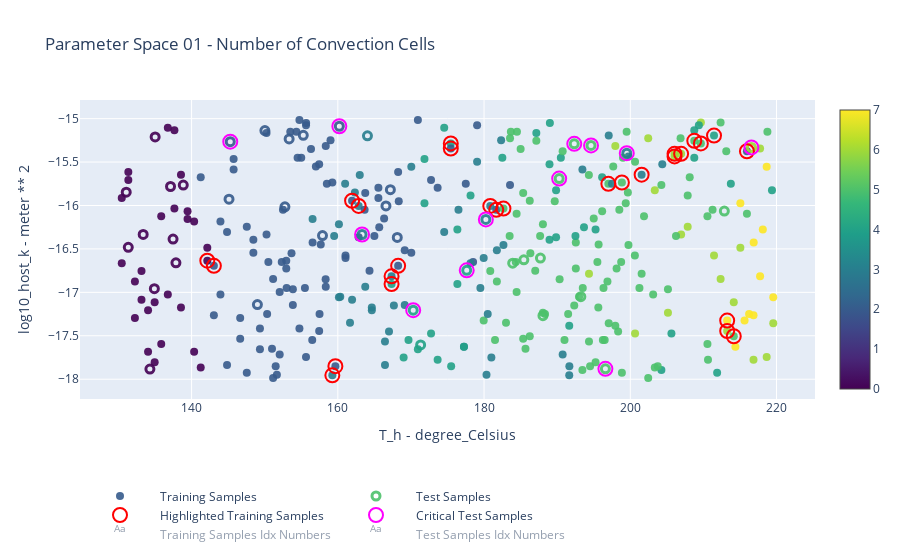

Notebook code for this chart:
### Code cell
# Stack the custom data: [sample_idx, zero_crossings]
custom_data_training = np.column_stack([
    parameters_training.index.to_numpy(),
    parameters_training['zero_crossings'].to_numpy()[:, 0]
])

custom_data_test = np.column_stack([
    parameters_test.index.to_numpy(),
    parameters_test['zero_crossings'].to_numpy()[:, 0]
])

vmin = min(parameters_training['zero_crossings'].values.min(), parameters_test['zero_crossings'].values.min())
vmax = max(parameters_training['zero_crossings'].values.max(), parameters_test['zero_crossings'].values.max())
cmap = 'viridis' #'portland'

# All Training Samples
fig = go.Figure(data=go.Scatter(
    x=parameters_training[x_key.get('key')],
    y=parameters_training[y_key.get('key')],
    mode='markers',
    text = parameters_training.index.to_numpy(),
    name = 'Training Samples',
    marker=dict(
        size=8,
        color=parameters_training['zero_crossings'].to_numpy()[:, 0],
        colorscale=cmap,
        showscale=True,
        opacity=0.9,
        cmin=vmin,
        cmax=vmax,
    ),
    customdata=custom_data_training,
    hovertemplate = (
        'Training Idx: %{customdata[0]:03d}<br>' +
        f'{x_key.get('key')}: %{{x:.2f}}<br>' +
        f'{y_key.get('key')}: %{{y:.2f}}<br>' +
        'zero_crossings: %{customdata[1]:d}<extra></extra>'
    )
))

# All Test Samples
fig.add_trace(go.Scatter(
    x=parameters_test[x_key.get('key')],
    y=parameters_test[y_key.get('key')],
    mode='markers',
    text = parameters_test.index.to_numpy(),
    name = 'Test Samples',
    marker=dict(
        size=8,
        color= 'rgba(0,0,0,0)',  # transparent fill
        line=dict(
            colorscale=cmap,
            color=parameters_test['zero_crossings'].to_numpy()[:, 0],
            width=3,
            cmin=vmin,
            cmax=vmax,
        ),
        showscale=False,
        opacity=0.9,

    ),
    customdata=custom_data_test,
    hovertemplate=(
        'Test Idx: %{customdata[0]:03d}<br>' +
        f'{x_key.get('key')}: %{{x:.2f}}<br>' +
        f'{y_key.get('key')}: %{{y:.2f}}<br>' +
        'zero_crossings: %{customdata[1]:d}<extra></extra>'
    )
))


highlight_mask = parameters_training.index.isin(indices_to_highlight_training)
# Highlighted points
fig.add_trace(go.Scatter(
    x=parameters_training.loc[highlight_mask, x_key.get('key')],
    y=parameters_training.loc[highlight_mask, y_key.get('key')],
    mode='markers',
    name = 'Highlighted Training Samples',
    marker=dict(
        showscale = False,
        size=14,
        color='rgba(0,0,0,0)',  # Transparent fill
        line=dict(color='red', width=2)  # Red outline
    ),
    hoverinfo = 'skip'
))


highlight_mask = parameters_test.index.isin(indices_to_highlight_test)
# Highlighted points
fig.add_trace(go.Scatter(
    x=parameters_test.loc[highlight_mask, x_key.get('key')],
    y=parameters_test.loc[highlight_mask, y_key.get('key')],
    mode='markers',
    name = 'Critical Test Samples',
    marker=dict(
        showscale = False,
        size=14,
        color='rgba(0,0,0,0)',  # Transparent fill
        line=dict(color='magenta', width=2)  # Red outline
    ),
    hoverinfo = 'skip'
))

# All Training Samples
fig.add_trace(go.Scatter(
    x=parameters_training[x_key.get('key')],
    y=parameters_training[y_key.get('key')],
    mode='text',
    textposition='top center',
    text = parameters_training.index.to_numpy(),
    name = 'Training Samples Idx Numbers',
    hovertemplate='skip',
    visible='legendonly' 
))

fig.add_trace(go.Scatter(
    x=parameters_test[x_key.get('key')],
    y=parameters_test[y_key.get('key')],
    mode='text',
    textposition='top center',
    text = parameters_test.index.to_numpy(),
    name = 'Test Samples Idx Numbers',
    hovertemplate='skip',
    visible='legendonly' 
))

fig.update_layout(
    title=f'Parameter Space {PARAMETER_SPACE} - Number of Convection Cells',
    xaxis_title=' - '.join(x_key.get('key')),
    yaxis_title=' - '.join(y_key.get('key')),
    legend=dict(
        orientation="h",
        yanchor="bottom",
        y=-0.5,
        xanchor="left",
        x=0,
        traceorder="normal",
        itemwidth=70  # control spacing
    )
)

fig.show()
fig.write_html(ROOT / "data" / PARAMETER_SPACE / "Exports" / f"Zero_Crossing_{PARAMETER_SPACE}.html")

### Figure 1 — Plotly figure (JSON) as saved in the notebook; plotly's stock layout.template omitted (floating-point values rounded to 4 significant figures; data arrays with more than 128 entries replaced by an {"elided": "..."} marker saying what was removed)
{"data": [{"customdata": {"elided": "320x2 float values"}, "hovertemplate": "Training Idx: %{customdata[0]:03d}<br>('T_h', 'degree_Celsius'): %{x:.2f}<br>('log10_host_k', 'meter ** 2'): %{y:.2f}<br>zero_crossings: %{customdata[1]:d}<extra></extra>", "marker": {"cmax": 7, "cmin": 0, "color": {"elided": "320 float values"}, "colorscale": [[0, "#440154"], [0.1111, "#482878"], [0.2222, "#3e4989"], [0.3333, "#31688e"], [0.4444, "#26828e"], [0.5556, "#1f9e89"], [0.6667, "#35b779"], [0.7778, "#6ece58"], [0.8889, "#b5de2b"], [1, "#fde725"]], "opacity": 0.9, "showscale": true, "size": 8}, "mode": "markers", "name": "Training Samples", "text": {"elided": "320 float values"}, "type": "scatter", "x": {"elided": "320 float values"}, "y": {"elided": "320 float values"}}, {"customdata": [[0.0, 5.0], [1.0, 5.0], [2.0, 0.0], [3.0, 2.0], [4.0, 0.0], [5.0, 2.0], [6.0, 0.0], [7.0, 5.0], [8.0, 5.0], [9.0, 4.0], [10.0, 2.0], [11.0, 0.0], [12.0, 3.0], [13.0, 0.0], [14.0, 0.0], [15.0, 5.0], [16.0, 0.0], [17.0, 2.0], [18.0, 2.0], [19.0, 2.0], [20.0, 2.0], [21.0, 2.0], [22.0, 4.0], [23.0, 0.0], [24.0, 6.0], [25.0, 0.0], [26.0, 3.0], [27.0, 5.0], [28.0, 3.0], [29.0, 5.0], [30.0, 2.0], [31.0, 0.0], [32.0, 5.0], [33.0, 4.0], [34.0, 2.0], [35.0, 5.0], [36.0, 5.0], [37.0, 3.0], [38.0, 2.0], [39.0, 2.0]], "hovertemplate": "Test Idx: %{customdata[0]:03d}<br>('T_h', 'degree_Celsius'): %{x:.2f}<br>('log10_host_k', 'meter ** 2'): %{y:.2f}<br>zero_crossings: %{customdata[1]:d}<extra></extra>", "marker": {"color": "rgba(0,0,0,0)", "line": {"cmax": 7, "cmin": 0, "color": [5.0, 5.0, 0.0, 2.0, 0.0, 2.0, 0.0, 5.0, 5.0, 4.0, 2.0, 0.0, 3.0, 0.0, 0.0, 5.0, 0.0, 2.0, 2.0, 2.0, 2.0, 2.0, 4.0, 0.0, 6.0, 0.0, 3.0, 5.0, 3.0, 5.0, 2.0, 0.0, 5.0, 4.0, 2.0, 5.0, 5.0, 3.0, 2.0, 2.0], "colorscale": [[0, "#440154"], [0.1111, "#482878"], [0.2222, "#3e4989"], [0.3333, "#31688e"], [0.4444, "#26828e"], [0.5556, "#1f9e89"], [0.6667, "#35b779"], [0.7778, "#6ece58"], [0.8889, "#b5de2b"], [1, "#fde725"]], "width": 3}, "opacity": 0.9, "showscale": false, "size": 8}, "mode": "markers", "name": "Test Samples", "text": [0.0, 1.0, 2.0, 3.0, 4.0, 5.0, 6.0, 7.0, 8.0, 9.0, 10.0, 11.0, 12.0, 13.0, 14.0, 15.0, 16.0, 17.0, 18.0, 19.0, 20.0, 21.0, 22.0, 23.0, 24.0, 25.0, 26.0, 27.0, 28.0, 29.0, 30.0, 31.0, 32.0, 33.0, 34.0, 35.0, 36.0, 37.0, 38.0, 39.0], "type": "scatter", "x": [192.3, 194.6, 134.9, 145.3, 131.3, 167.2, 131.1, 188.1, 187.7, 171.3, 150.0, 138.9, 180.2, 137.1, 133.4, 183.9, 134.3, 168.1, 153.3, 152.8, 160.2, 157.9, 170.3, 135.0, 216.6, 137.9, 163.3, 196.6, 199.5, 190.3, 145.1, 137.5, 185.4, 177.6, 149.0, 193.2, 212.9, 164.1, 166.6, 155.3], "y": [-15.29, -15.31, -16.96, -15.27, -16.48, -15.82, -15.85, -17.27, -16.6, -17.61, -15.14, -15.77, -16.16, -15.78, -16.33, -16.66, -17.88, -16.37, -15.23, -16.02, -15.09, -16.35, -17.21, -15.21, -15.33, -16.66, -16.33, -17.88, -15.4, -15.69, -15.93, -16.39, -16.63, -16.75, -17.14, -17.05, -16.06, -15.2, -16.01, -15.19]}, {"hoverinfo": "skip", "marker": {"color": "rgba(0,0,0,0)", "line": {"color": "red", "width": 2}, "showscale": false, "size": 14}, "mode": "markers", "name": "Highlighted Training Samples", "type": "scatter", "x": [162.0, 213.2, 198.9, 162.9, 206.1, 159.2, 201.6, 216.0, 175.5, 168.2, 142.1, 167.4, 159.7, 181.7, 197.0, 208.8, 211.5, 175.5, 206.1, 213.2, 207.0, 214.1, 167.4, 180.9, 209.6, 182.6, 143.1], "y": [-15.95, -17.45, -15.73, -16.0, -15.41, -17.95, -15.64, -15.38, -15.29, -16.7, -16.64, -16.82, -17.85, -16.05, -15.75, -15.25, -15.2, -15.34, -15.44, -17.32, -15.41, -17.5, -16.91, -16.0, -15.29, -16.04, -16.7]}, {"hoverinfo": "skip", "marker": {"color": "rgba(0,0,0,0)", "line": {"color": "magenta", "width": 2}, "showscale": false, "size": 14}, "mode": "markers", "name": "Critical Test Samples", "type": "scatter", "x": [192.3, 194.6, 145.3, 180.2, 160.2, 170.3, 216.6, 163.3, 196.6, 199.5, 190.3, 177.6], "y": [-15.29, -15.31, -15.27, -16.16, -15.09, -17.21, -15.33, -16.33, -17.88, -15.4, -15.69, -16.75]}, {"hovertemplate": "skip", "mode": "text", "name": "Training Samples Idx Numbers", "text": {"elided": "320 float values"}, "textposition": "top center", "type": "scatter", "visible": "legendonly", "x": {"elided": "320 float values"}, "y": {"elided": "320 float values"}}, {"hovertemplate": "skip", "mode": "text", "name": "Test Samples Idx Numbers", "text": [0.0, 1.0, 2.0, 3.0, 4.0, 5.0, 6.0, 7.0, 8.0, 9.0, 10.0, 11.0, 12.0, 13.0, 14.0, 15.0, 16.0, 17.0, 18.0, 19.0, 20.0, 21.0, 22.0, 23.0, 24.0, 25.0, 26.0, 27.0, 28.0, 29.0, 30.0, 31.0, 32.0, 33.0, 34.0, 35.0, 36.0, 37.0, 38.0, 39.0], "textposition": "top center", "type": "scatter", "visible": "legendonly", "x": [192.3, 194.6, 134.9, 145.3, 131.3, 167.2, 131.1, 188.1, 187.7, 171.3, 150.0, 138.9, 180.2, 137.1, 133.4, 183.9, 134.3, 168.1, 153.3, 152.8, 160.2, 157.9, 170.3, 135.0, 216.6, 137.9, 163.3, 196.6, 199.5, 190.3, 145.1, 137.5, 185.4, 177.6, 149.0, 193.2, 212.9, 164.1, 166.6, 155.3], "y": [-15.29, -15.31, -16.96, -15.27, -16.48, -15.82, -15.85, -17.27, -16.6, -17.61, -15.14, -15.77, -16.16, -15.78, -16.33, -16.66, -17.88, -16.37, -15.23, -16.02, -15.09, -16.35, -17.21, -15.21, -15.33, -16.66, -16.33, -17.88, -15.4, -15.69, -15.93, -16.39, -16.63, -16.75, -17.14, -17.05, -16.06, -15.2, -16.01, -15.19]}], "layout": {"legend": {"itemwidth": 70, "orientation": "h", "traceorder": "normal", "x": 0, "xanchor": "left", "y": -0.5, "yanchor": "bottom"}, "title": {"text": "Parameter Space 01 - Number of Convection Cells"}, "xaxis": {"title": {"text": "T_h - degree_Celsius"}}, "yaxis": {"title": {"text": "log10_host_k - meter ** 2"}}}}
